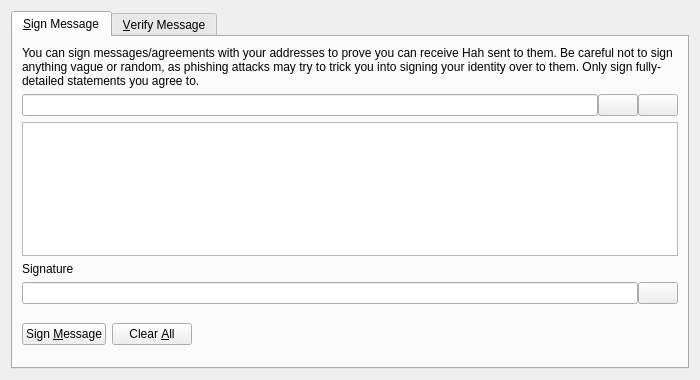
<?xml version="1.0" encoding="UTF-8"?>
<ui version="4.0">
 <class>SignVerifyMessageDialog</class>
 <widget class="QDialog" name="SignVerifyMessageDialog">
  <property name="geometry">
   <rect>
    <x>0</x>
    <y>0</y>
    <width>700</width>
    <height>380</height>
   </rect>
  </property>
  <property name="windowTitle">
   <string>Signatures - Sign / Verify a Message</string>
  </property>
  <property name="modal">
   <bool>true</bool>
  </property>
  <layout class="QVBoxLayout" name="verticalLayout">
   <item>
    <widget class="QTabWidget" name="tabWidget">
     <property name="currentIndex">
      <number>0</number>
     </property>
     <widget class="QWidget" name="tabSignMessage">
      <attribute name="title">
       <string>&amp;Sign Message</string>
      </attribute>
      <layout class="QVBoxLayout" name="verticalLayout_SM">
       <item>
        <widget class="QLabel" name="infoLabel_SM">
         <property name="text">
          <string>You can sign messages/agreements with your addresses to prove you can receive Hah sent to them. Be careful not to sign anything vague or random, as phishing attacks may try to trick you into signing your identity over to them. Only sign fully-detailed statements you agree to.</string>
         </property>
         <property name="textFormat">
          <enum>Qt::PlainText</enum>
         </property>
         <property name="wordWrap">
          <bool>true</bool>
         </property>
        </widget>
       </item>
       <item>
        <layout class="QHBoxLayout" name="horizontalLayout_1_SM">
         <property name="spacing">
          <number>0</number>
         </property>
         <item>
          <widget class="QValidatedLineEdit" name="addressIn_SM">
           <property name="toolTip">
            <string>The Hah address to sign the message with</string>
           </property>
          </widget>
         </item>
         <item>
          <widget class="QPushButton" name="addressBookButton_SM">
           <property name="toolTip">
            <string>Choose previously used address</string>
           </property>
           <property name="text">
            <string/>
           </property>
           <property name="shortcut">
            <string>Alt+A</string>
           </property>
           <property name="autoDefault">
            <bool>false</bool>
           </property>
          </widget>
         </item>
         <item>
          <widget class="QPushButton" name="pasteButton_SM">
           <property name="toolTip">
            <string>Paste address from clipboard</string>
           </property>
           <property name="text">
            <string/>
           </property>
           <property name="shortcut">
            <string>Alt+P</string>
           </property>
           <property name="autoDefault">
            <bool>false</bool>
           </property>
          </widget>
         </item>
        </layout>
       </item>
       <item>
        <widget class="QPlainTextEdit" name="messageIn_SM">
         <property name="toolTip">
          <string>Enter the message you want to sign here</string>
         </property>
        </widget>
       </item>
       <item>
        <widget class="QLabel" name="signatureLabel_SM">
         <property name="text">
          <string>Signature</string>
         </property>
         <property name="textFormat">
          <enum>Qt::PlainText</enum>
         </property>
        </widget>
       </item>
       <item>
        <layout class="QHBoxLayout" name="horizontalLayout_2_SM">
         <property name="spacing">
          <number>0</number>
         </property>
         <item>
          <widget class="QLineEdit" name="signatureOut_SM">
           <property name="font">
            <font>
             <italic>true</italic>
            </font>
           </property>
           <property name="readOnly">
            <bool>true</bool>
           </property>
          </widget>
         </item>
         <item>
          <widget class="QPushButton" name="copySignatureButton_SM">
           <property name="toolTip">
            <string>Copy the current signature to the system clipboard</string>
           </property>
           <property name="text">
            <string/>
           </property>
           <property name="autoDefault">
            <bool>false</bool>
           </property>
          </widget>
         </item>
        </layout>
       </item>
       <item>
        <layout class="QHBoxLayout" name="horizontalLayout_3_SM">
         <item>
          <widget class="QPushButton" name="signMessageButton_SM">
           <property name="toolTip">
            <string>Sign the message to prove you own this Hah address</string>
           </property>
           <property name="text">
            <string>Sign &amp;Message</string>
           </property>
           <property name="autoDefault">
            <bool>false</bool>
           </property>
          </widget>
         </item>
         <item>
          <widget class="QPushButton" name="clearButton_SM">
           <property name="toolTip">
            <string>Reset all sign message fields</string>
           </property>
           <property name="text">
            <string>Clear &amp;All</string>
           </property>
           <property name="autoDefault">
            <bool>false</bool>
           </property>
          </widget>
         </item>
         <item>
          <spacer name="horizontalSpacer_1_SM">
           <property name="orientation">
            <enum>Qt::Horizontal</enum>
           </property>
           <property name="sizeHint" stdset="0">
            <size>
             <width>40</width>
             <height>48</height>
            </size>
           </property>
          </spacer>
         </item>
         <item>
          <widget class="QLabel" name="statusLabel_SM">
           <property name="font">
            <font>
             <weight>75</weight>
             <bold>true</bold>
            </font>
           </property>
           <property name="text">
            <string/>
           </property>
           <property name="wordWrap">
            <bool>true</bool>
           </property>
          </widget>
         </item>
         <item>
          <spacer name="horizontalSpacer_2_SM">
           <property name="orientation">
            <enum>Qt::Horizontal</enum>
           </property>
           <property name="sizeHint" stdset="0">
            <size>
             <width>40</width>
             <height>48</height>
            </size>
           </property>
          </spacer>
         </item>
        </layout>
       </item>
      </layout>
     </widget>
     <widget class="QWidget" name="tabVerifyMessage">
      <attribute name="title">
       <string>&amp;Verify Message</string>
      </attribute>
      <layout class="QVBoxLayout" name="verticalLayout_VM">
       <item>
        <widget class="QLabel" name="infoLabel_VM">
         <property name="text">
          <string>Enter the receiver's address, message (ensure you copy line breaks, spaces, tabs, etc. exactly) and signature below to verify the message. Be careful not to read more into the signature than what is in the signed message itself, to avoid being tricked by a man-in-the-middle attack. Note that this only proves the signing party receives with the address, it cannot prove sendership of any transaction!</string>
         </property>
         <property name="textFormat">
          <enum>Qt::PlainText</enum>
         </property>
         <property name="alignment">
          <set>Qt::AlignLeading|Qt::AlignLeft|Qt::AlignTop</set>
         </property>
         <property name="wordWrap">
          <bool>true</bool>
         </property>
        </widget>
       </item>
       <item>
        <layout class="QHBoxLayout" name="horizontalLayout_1_VM">
         <property name="spacing">
          <number>0</number>
         </property>
         <item>
          <widget class="QValidatedLineEdit" name="addressIn_VM">
           <property name="toolTip">
            <string>The Hah address the message was signed with</string>
           </property>
          </widget>
         </item>
         <item>
          <widget class="QPushButton" name="addressBookButton_VM">
           <property name="toolTip">
            <string>Choose previously used address</string>
           </property>
           <property name="text">
            <string/>
           </property>
           <property name="shortcut">
            <string>Alt+A</string>
           </property>
           <property name="autoDefault">
            <bool>false</bool>
           </property>
          </widget>
         </item>
        </layout>
       </item>
       <item>
        <widget class="QPlainTextEdit" name="messageIn_VM"/>
       </item>
       <item>
        <widget class="QValidatedLineEdit" name="signatureIn_VM"/>
       </item>
       <item>
        <layout class="QHBoxLayout" name="horizontalLayout_2_VM">
         <item>
          <widget class="QPushButton" name="verifyMessageButton_VM">
           <property name="toolTip">
            <string>Verify the message to ensure it was signed with the specified Hah address</string>
           </property>
           <property name="text">
            <string>Verify &amp;Message</string>
           </property>
           <property name="autoDefault">
            <bool>false</bool>
           </property>
          </widget>
         </item>
         <item>
          <widget class="QPushButton" name="clearButton_VM">
           <property name="toolTip">
            <string>Reset all verify message fields</string>
           </property>
           <property name="text">
            <string>Clear &amp;All</string>
           </property>
           <property name="autoDefault">
            <bool>false</bool>
           </property>
          </widget>
         </item>
         <item>
          <spacer name="horizontalSpacer_1_VM">
           <property name="orientation">
            <enum>Qt::Horizontal</enum>
           </property>
           <property name="sizeHint" stdset="0">
            <size>
             <width>40</width>
             <height>48</height>
            </size>
           </property>
          </spacer>
         </item>
         <item>
          <widget class="QLabel" name="statusLabel_VM">
           <property name="font">
            <font>
             <weight>75</weight>
             <bold>true</bold>
            </font>
           </property>
           <property name="text">
            <string/>
           </property>
           <property name="wordWrap">
            <bool>true</bool>
           </property>
          </widget>
         </item>
         <item>
          <spacer name="horizontalSpacer_2_VM">
           <property name="orientation">
            <enum>Qt::Horizontal</enum>
           </property>
           <property name="sizeHint" stdset="0">
            <size>
             <width>40</width>
             <height>48</height>
            </size>
           </property>
          </spacer>
         </item>
        </layout>
       </item>
      </layout>
     </widget>
    </widget>
   </item>
  </layout>
 </widget>
 <customwidgets>
  <customwidget>
   <class>QValidatedLineEdit</class>
   <extends>QLineEdit</extends>
   <header>qvalidatedlineedit.h</header>
  </customwidget>
 </customwidgets>
 <resources>
  <include location="../hah.qrc"/>
 </resources>
 <connections/>
</ui>
